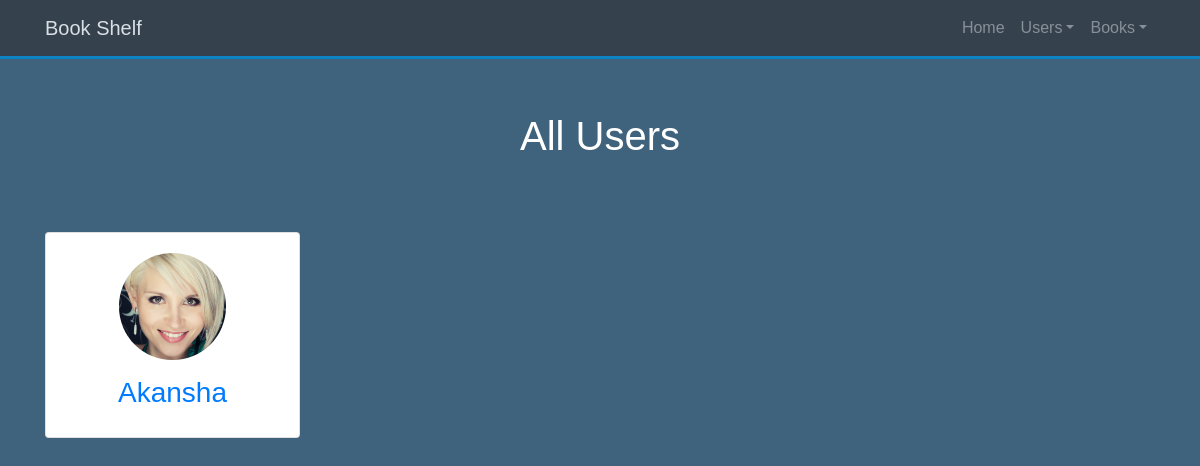
/users, run on an earlier commit of the app's database.
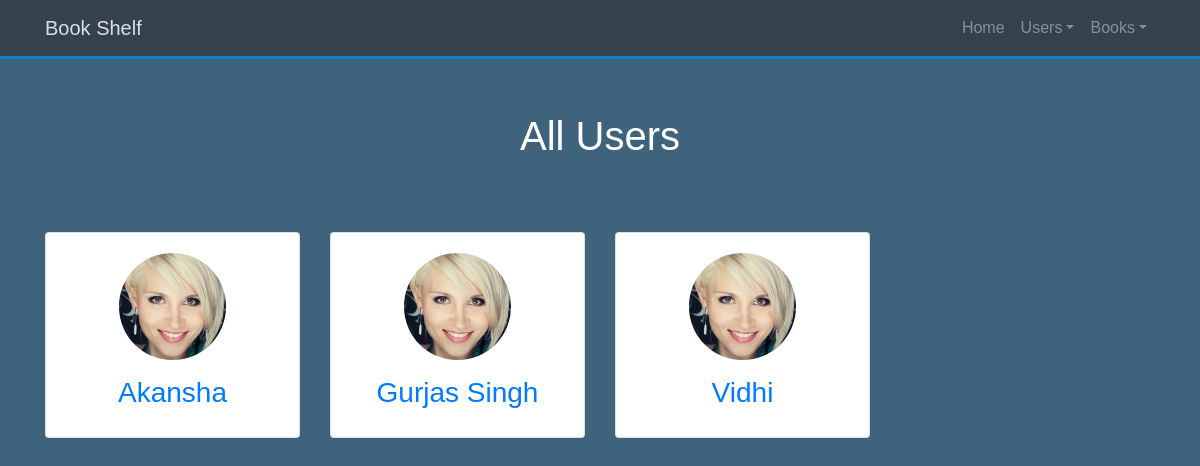
And on a later commit of the database.
### database_setup.py (models this page shows)
class User(Base):
    __tablename__ = 'user'
    id = Column(Integer, primary_key=True, autoincrement=True)
    name = Column(String(250), nullable=False)
    favourite_book_id = Column(String(500))

### flask_app.py (the view)
@app.route("/users")
def allUsers():
    DBSession = sessionmaker(bind=engine)
    session = DBSession()
    users = session.query(User).all()
    return render_template('allusers.html', users = users)

### templates/allusers.html
{% extends 'base.html' %}
{% block search_bar %}
    <header id="home-section">
        <div class="dark-overlay">
            <div class="home-inner container">
                <header class="masthead">
                </header>
            </div>
        </div>
    </header>
{% endblock %}
{% block content %}
    <center><h1 style="color:white">All Users</h1></center>
    <section id="authors" class="my-5 text-center">
    {% if users|length>0 %}
      <div class="container">
          <div class="row">
            {% for i in users %}
              <div class="col-lg-3 col-md-6 mt-4">
                <div class="card">
                  <div class="card-body">
                    <img src="{{ url_for('static', filename='img/user.jpg') }}" alt="" class="img-fluid rounded-circle w-50 mb-3">
                    <h3><a href = "{{url_for('singleUser', user_id = i.id) }}">{{i.name}}</a></h3>
                  </div>
                </div>
              </div>
            {% endfor %}
          </div>
        </div>
      {% else %}
          <p style="color:white">No Users found.</p>
      {% endif %}
      </section>
    <br><br>
{% endblock %}

### templates/base.html (shortened to what this page needs)
<!DOCTYPE html>
<html>
<head>
    <link rel="stylesheet" href="https://stackpath.bootstrapcdn.com/bootstrap/4.1.1/css/bootstrap.min.css">
    <link href="{{ url_for('static', filename='css/style.css') }}" rel="stylesheet">
</head>
<body style="">
    <nav class="navbar navbar-expand-sm bg-dark navbar-dark fixed-top">
		<div class="container">
			<a href="#" class="navbar-brand">Book Shelf</a>
			<div class="collapse navbar-collapse" id="navbarCollapse">
				<ul class="navbar-nav ml-auto">
					<li class="nav-item">
						<a href="{{ url_for('homePage') }}" class="nav-link">
							Home
						</a>
					</li>
                    <li class="nav-item dropdown">
                        <a href="#" class="nav-link dropdown-toggle" data-toggle="dropdown" aria-expanded="false">
                            Users</a>
                    </li>
                    <li class="nav-item dropdown">
                        <a href="#" class="nav-link dropdown-toggle" data-toggle="dropdown" aria-expanded="false">
                            Books</a>
                    </li>
				</ul>
			</div>
		</div>
	</nav>
    {% block search_bar %}{% endblock %}
    {% block content %}
    {% endblock %}
</body>
</html>

### static/css/style.css (style rules this page uses)
body { background-color: #3f627d; font-family: OpenSans, sans-serif; margin: 0; padding: 0; }
.navbar { border-bottom: #008ed6 3px solid; opacity: 0.8; }
#home-section { background-repeat: no-repeat; background-size: cover; background-attachment: fixed; min-height: 100px; }
#home-section .home-inner { padding-top: 80px; }
.masthead { padding: 1em 0; }
ul { list-style: none; padding: 0; }
.nav-link { color: #ffffff; }

What changed in the data, as far as the page shows it:
added User: name "Gurjas Singh"
added User: name "Vidhi"
